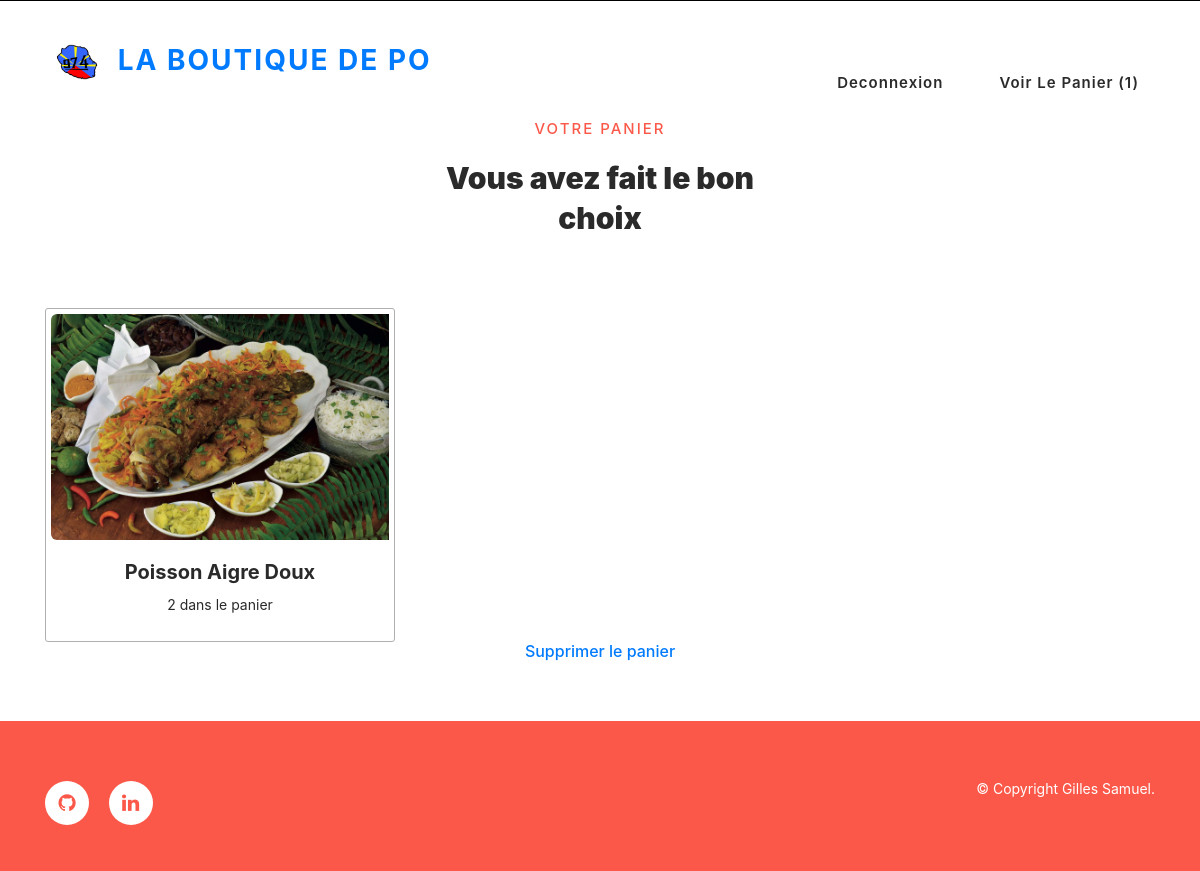
The app's page /cart/ (signed in) with its own data.
### accounts/models.py (models this page shows)
class Shopper(AbstractUser) :
    pass

### store/models.py (models this page shows, shortened)
class Cart (models.Model):
    user = models.OneToOneField(AUTH_USER_MODEL, on_delete=models.CASCADE)
    orders = models.ManyToManyField(Order)

class Order(models.Model):
    user= models.ForeignKey(AUTH_USER_MODEL, on_delete=models.CASCADE)
    product = models.ForeignKey(Product, on_delete=models.CASCADE)
    quantity = models.IntegerField(default=1)
    ordered = models.BooleanField(default=False)
    ordered_date = models.DateTimeField(blank=True,null=True)

class Product(models.Model):
    name = models.CharField(max_length=128)
    slug = models.SlugField(max_length=128)
    price =models.FloatField(default=0.0)
    stock= models.IntegerField(default=0)
    description=models.TextField(blank=True)
    thumbnail=models.ImageField(upload_to="Product", blank=True, null=True)

### store/views.py (the view)
# urls.py: path('cart/', cart, name="cart"),
def cart(request):
    cart = get_object_or_404(Cart, user=request.user)
    return render(request,'store/cart.html', context={"orders":cart.orders.all()})

### store/templates/store/cart.html (shortened to what this page needs)
{% extends 'base.html' %} {% block content %}
<section class="section" id="chefs">
  <div class="container">
    <div class="row">
      <div class="col-lg-4 offset-lg-4 text-center">
        <div class="section-heading">
          <h6>Votre panier</h6>
          <h2>Vous avez fait le bon choix</h2>
        </div>
      </div>
    </div>
    <div class="row">
      {% for orders in orders %}
      <div class="col-lg-4">
        <div class="chef-item">
          <div class="thumb">
            <img
              src="{{orders.product.thumbnail.url}}"
              class="img-fluid rounded-start"
              alt="{{orders.product.name}}"
              style="max-height: 30vh"
            />
          </div>
          <div class="down-content">
            <h4>{{orders.product.name}}</h4>
            <span>{{orders.quantity}} dans le panier</span>
          </div>
        </div>
      </div>
      {% endfor %}
    </div>
  </div>
  <div class="text-center">
    <h6><a href="{% url 'delete-cart' %}">Supprimer le panier</a></h6>
  </div>
</section>
{% endblock %}

### Templates/base.html (shortened to what this page needs)
{% load static %}
<!DOCTYPE html>
<html lang="fr">
  <head>
    {% load bootstrap5 %} {% bootstrap_css %} {% bootstrap_javascript %}
    <link
      rel="stylesheet"
      type="text/css"
      href="{% static 'css/bootstrap.min.css' %}"
    />
    <link
      rel="stylesheet"
      type="text/css"
      href="{% static 'css/font-awesome.css' %}"
    />
    <link
      rel="stylesheet"
      href="{% static 'css/templatemo-klassy-cafe.css' %}"
    />
    <link rel="stylesheet" href="{% static 'css/bootstrap.min.css' %}" />
    <link rel="stylesheet" href="{% static 'css/owl-carousel.css' %}" />
  </head>
  <body>
    <header
      class="header-area header-sticky"
      style="padding: 9px 0; border-top: 1px solid black"
    >
      <div class="container">
        <div class="row align-items-start">
          <div class="col-12 justify-content-center align-items-center">
            <nav
              class="main-nav d-flex justify-content-between align-items-center text-center"
            >
              <div class="logo">
                <a href="{% url 'index' %}">
                  <img
                    src="/media/product/logo.jpg"
                    style="max-height: 8vh"
                    alt="Logo"
                    class="img-fluid"
                  />
                  {% if user.is_authenticated %}
                  <span class="logo-text"
                    >La boutique de {{user.username}}</span
                  >
                  {% else %}
                  <span class="logo-text">Le Resto Créole</span>
                  {% endif %}
                </a>
              </div>
              <ul class="nav">
                <li class="scroll-to-section">
                  {% if user.is_authenticated %}
                  <a href="{% url 'logout' %}" class="nav-link">Deconnexion</a>
                  {% else %}
                  <a href="{% url 'signup' %}" class="nav-link">S'inscrire</a>
                </li>
                <li class="scroll-to-section">
                  <a href="{% url 'login' %}" class="nav-link">Connexion</a>
                </li>
                {% endif %}
                <li class="scroll-to-section">
                  {% if user.cart %}
                  <a href="{% url 'cart' %}" class="nav-link">
                    Voir le panier ({{ user.cart.orders.count }})
                  </a>
                  {% endif %}
                </li>
              </ul>
            </nav>
          </div>
        </div>
      </div>
    </header>
    {% block content %} {% endblock %}
    <footer>
      <div class="container" style="height: 50px; margin-bottom: 0">
        <div class="row">
          <div class="col-lg-4 col-xs-12">
            <div class="right-text-content">
              <ul class="social-icons">
                <li>
                  <a href="https://github.com/SunderZz"
                    ><i class="fa fa-github"></i
                  ></a>
                </li>
                <li>
                  <a href="https://www.linkedin.com/in/samuel-gilles-59bab01ba/"
                    ><i class="fa fa-linkedin"></i
                  ></a>
                </li>
              </ul>
            </div>
          </div>
          <div class="col-lg-4"></div>
          <div class="col-lg-4 col-xs-12">
            <div class="left-text-content">
              <p>© Copyright Gilles Samuel.</p>
            </div>
          </div>
        </div>
      </div>
    </footer>
  </body>
</html>

### records on screen
Shopper: username "PO", cart.orders.count "1"
Order: product.thumbnail (picture), product.name "Poisson Aigre Doux", quantity "2"
